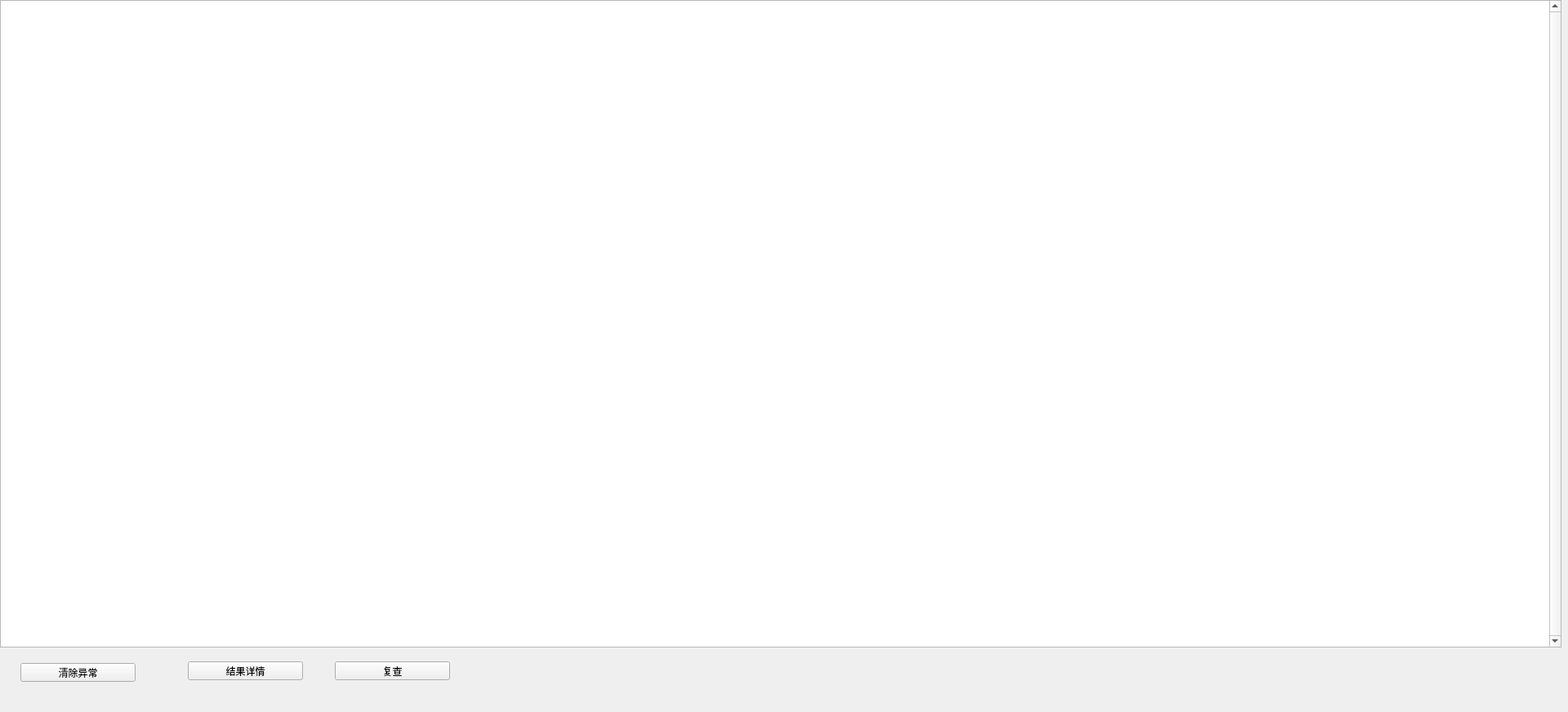
<?xml version="1.0" encoding="UTF-8"?>
<ui version="4.0">
 <class>QAbnormalSample</class>
 <widget class="QWidget" name="QAbnormalSample">
  <property name="geometry">
   <rect>
    <x>0</x>
    <y>0</y>
    <width>1920</width>
    <height>872</height>
   </rect>
  </property>
  <property name="windowTitle">
   <string>QAbnormalSample</string>
  </property>
  <widget class="QTableView" name="tableView">
   <property name="geometry">
    <rect>
     <x>0</x>
     <y>0</y>
     <width>1912</width>
     <height>793</height>
    </rect>
   </property>
   <property name="verticalScrollBarPolicy">
    <enum>Qt::ScrollBarAlwaysOn</enum>
   </property>
   <property name="showGrid">
    <bool>false</bool>
   </property>
   <attribute name="horizontalHeaderHighlightSections">
    <bool>false</bool>
   </attribute>
   <attribute name="horizontalHeaderStretchLastSection">
    <bool>true</bool>
   </attribute>
   <attribute name="verticalHeaderDefaultSectionSize">
    <number>44</number>
   </attribute>
  </widget>
  <widget class="QPushButton" name="del_Button">
   <property name="geometry">
    <rect>
     <x>25</x>
     <y>812</y>
     <width>141</width>
     <height>23</height>
    </rect>
   </property>
   <property name="text">
    <string>清除异常</string>
   </property>
   <property name="buttons" stdset="0">
    <string>flat</string>
   </property>
  </widget>
  <widget class="QFrame" name="line_h">
   <property name="geometry">
    <rect>
     <x>0</x>
     <y>0</y>
     <width>1912</width>
     <height>1</height>
    </rect>
   </property>
   <property name="frameShape">
    <enum>QFrame::StyledPanel</enum>
   </property>
   <property name="frameShadow">
    <enum>QFrame::Raised</enum>
   </property>
   <property name="lines" stdset="0">
    <string>solid</string>
   </property>
  </widget>
  <widget class="QFrame" name="line_v">
   <property name="geometry">
    <rect>
     <x>0</x>
     <y>0</y>
     <width>1</width>
     <height>792</height>
    </rect>
   </property>
   <property name="frameShape">
    <enum>QFrame::StyledPanel</enum>
   </property>
   <property name="frameShadow">
    <enum>QFrame::Raised</enum>
   </property>
   <property name="lines" stdset="0">
    <string>solid</string>
   </property>
  </widget>
  <widget class="QFrame" name="line_h_2">
   <property name="geometry">
    <rect>
     <x>0</x>
     <y>792</y>
     <width>1912</width>
     <height>1</height>
    </rect>
   </property>
   <property name="frameShape">
    <enum>QFrame::StyledPanel</enum>
   </property>
   <property name="frameShadow">
    <enum>QFrame::Raised</enum>
   </property>
   <property name="lines" stdset="0">
    <string>solid</string>
   </property>
  </widget>
  <widget class="QFrame" name="line_v_2">
   <property name="geometry">
    <rect>
     <x>1911</x>
     <y>0</y>
     <width>1</width>
     <height>792</height>
    </rect>
   </property>
   <property name="frameShape">
    <enum>QFrame::StyledPanel</enum>
   </property>
   <property name="frameShadow">
    <enum>QFrame::Raised</enum>
   </property>
   <property name="lines" stdset="0">
    <string>solid</string>
   </property>
  </widget>
  <widget class="QPushButton" name="result_detail_btn">
   <property name="geometry">
    <rect>
     <x>230</x>
     <y>810</y>
     <width>141</width>
     <height>23</height>
    </rect>
   </property>
   <property name="text">
    <string>结果详情</string>
   </property>
   <property name="buttons" stdset="0">
    <string>flat</string>
   </property>
  </widget>
  <widget class="QPushButton" name="flat_recheck">
   <property name="geometry">
    <rect>
     <x>410</x>
     <y>810</y>
     <width>141</width>
     <height>23</height>
    </rect>
   </property>
   <property name="text">
    <string>复查</string>
   </property>
   <property name="buttons" stdset="0">
    <string>flat</string>
   </property>
  </widget>
 </widget>
 <layoutdefault spacing="6" margin="11"/>
 <resources/>
 <connections/>
</ui>
